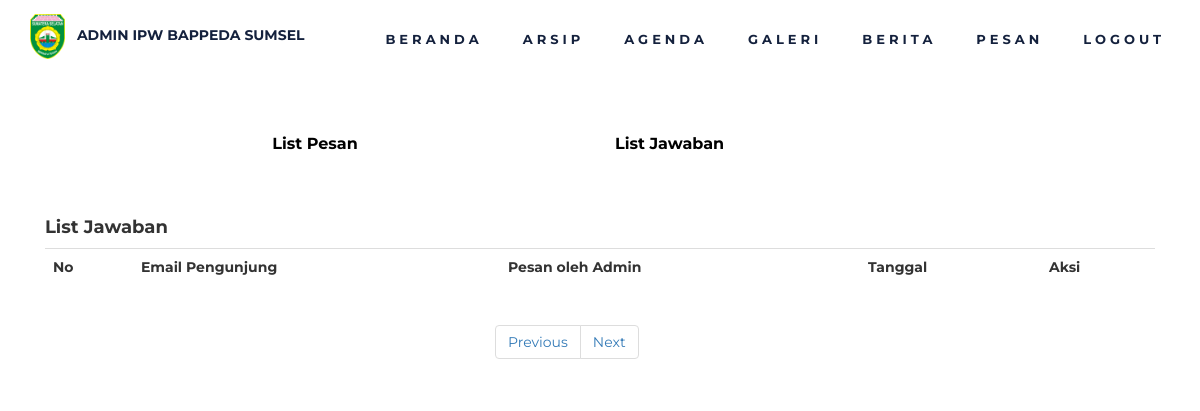
The page /admin/admin-list-answer.php on the database as committed earlier.
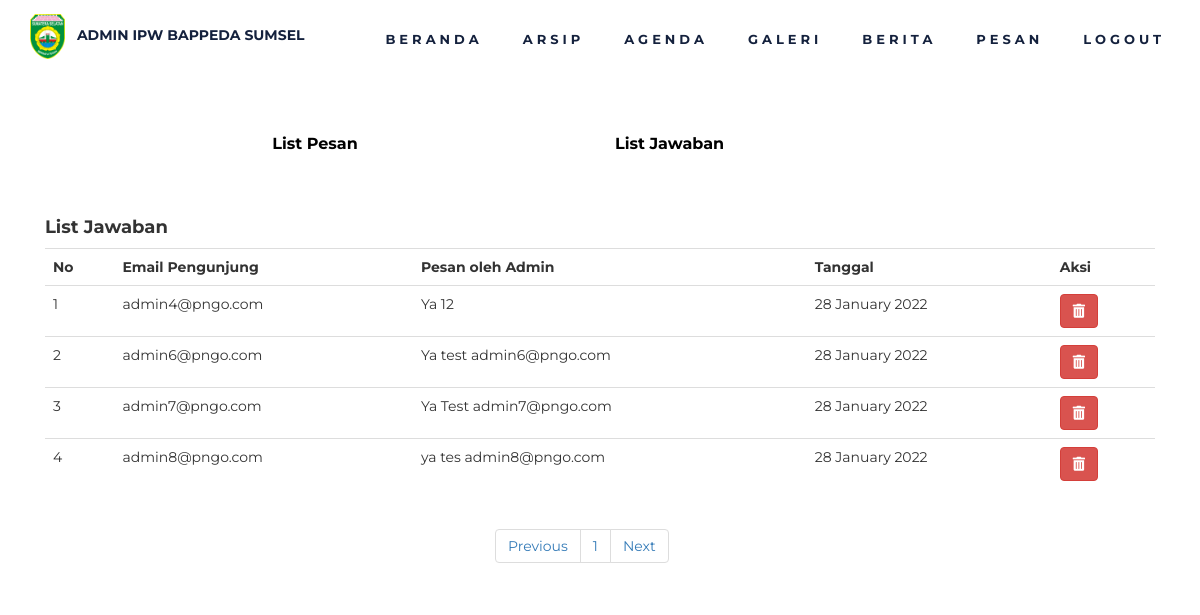
The same page on the database as committed later.
### tables this page shows
CREATE TABLE `jawabanadmin` (
  `id` int(5) NOT NULL,
  `email_pengunjung` varchar(65) NOT NULL,
  `pesan_jawaban` text NOT NULL,
  `tanggal_jawaban` datetime NOT NULL
);

### admin/admin-list-answer.php (the view, shortened to what this page needs)
<?php
include '../koneksi.php';
include 'header-admin.php';
?>
<section>
    <div class="container" style="margin-top:130px;">
        <div class="col-lg-6 col-md-6 o" style="text-align: center;">
            <p class=""><a href="admin-pesan.php" class="galeri" style="font-size: 16px; font-weight:bold; text-decoration: none; color:black;">List Pesan</a></hp>
        </div>
        <div class="col-lg-6 col-md-6 o">
            <p class=""><a href="admin-list-answer.php" class="galeri" style="font-size: 16px; font-weight:bold;  text-decoration: none; color:black;">List Jawaban</a></p>
        </div>
        <div class="container col-md-12 col-sm-12">
            <h4 style="margin-top: 50px;">List Jawaban</h4>
            <table class="table">
                <tr>
                    <th class="">No</th>
                    <th class="">Email Pengunjung</th>
                    <th class="">Pesan oleh Admin</th>
                    <th class="">Tanggal</th>
                    <th class="">Aksi</th>
                </tr>
                <?php
                $batas = 10;
                $halaman = isset($_GET['halaman']) ? (int)$_GET['halaman'] : 1;
                $halaman_awal = ($halaman > 1) ? ($halaman * $batas) - $batas : 0;
                $next = $halaman + 1;
                $data = mysqli_query($koneksi, "SELECT * FROM jawabanadmin");
                $jumlah_data = mysqli_num_rows($data);
                $total_halaman = ceil($jumlah_data / $batas);
                $data_jawaban = mysqli_query($koneksi, "SELECT * FROM jawabanadmin ORDER BY id ASC limit $halaman_awal, $batas");
                $nomor = $halaman_awal + 1;
                while ($r = mysqli_fetch_array($data_jawaban)) {
                    extract($r);
                ?>
                    <tr>
                        <td class=''><?= $nomor++ ?> </td>
                        <td class=''><?= $email_pengunjung ?></td>
                        <td class=''><?= $pesan_jawaban ?></td>
                        <td class=''><?= date("d F Y", strtotime($tanggal_jawaban)); ?></td>
                        <td class=''><a href='?mod=jawaban&act=hapus&id=<?= $id ?>' class='btn btn-danger'><i class="fas fa-trash-alt"></i></a></td>
                    </tr>
                <?php
                }
                ?>
            </table>
            <nav style="margin-left: 450px;">
                <ul class="pagination justify-content-center">
                    <li class="page-item">
                        <a class="page-link" <?php if ($halaman > 1) {
                                                    echo "href='?halaman=$Previous'";
                                                } ?>>Previous</a>
                    </li>
                    <?php
                    for ($x = 1; $x <= $total_halaman; $x++) {
                    ?>
                        <li class="page-item"><a class="page-link" href="?halaman=<?php echo $x ?>"><?php echo $x; ?></a></li>
                    <?php
                    }
                    ?>
                    <li class="page-item">
                        <a class="page-link" <?php if ($halaman < $total_halaman) {
                                                    echo "href='?halaman=$next'";
                                                } ?>>Next</a>
                    </li>
                </ul>
            </nav>
        </div>
    </div>
</section>
<br>

### admin/header-admin.php (shortened to what this page needs)
<!DOCTYPE html>
<html lang="en">
<head>
    <link rel="stylesheet" href="../css/bootstrap.min.css">
    <link rel="stylesheet" href="../css/animate.min.css">
    <link rel="stylesheet" href="../css/calendar.css">
    <link rel="stylesheet" href="../css/fontawesome/css/all.css">
    <link rel="stylesheet" href="../css/nivo-lightbox.css">
    <link rel="stylesheet" href="../css/nivo_themes/default/default.css">
    <link rel="stylesheet" href="../css/style.css">
    <link rel='stylesheet' href='https://cdn.jsdelivr.net/npm/sweetalert2@7.12.15/dist/sweetalert2.min.css'>
</head>
<body data-spy="scroll" data-target=".navbar-collapse" data-offset="50">
    <section class="navbar navbar-fixed-top custom-navbar" role="navigation">
        <div class="container">
            <div class="navbar-header">
                <a href="admin.php" class="navbar-bappeda">
                    <p style="font-size: 14px; font-weight: bold; font-family: 'Montserrat', sans-serif;">
                        <img src="../images/logo1.png" alt="" style="width: 35px;">
                        &nbsp; ADMIN IPW
                        BAPPEDA SUMSEL
                    </p>
                </a>
            </div>
            <div class="collapse navbar-collapse">
                <ul class="nav navbar-nav navbar-right">
                    <li><a href="admin.php" class="smoothScroll">BERANDA</a></li>
                    <li><a href="admin-arsip-ipw.php" class="smoothScroll">ARSIP</a></li>
                    <li><a href="admin-agenda-ipw.php" class="smoothScroll">AGENDA</a></li>
                    <li><a href="admin-galeri.php" class="smoothScroll">GALERI</a></li>
                    <li><a href="admin-berita-ipw.php" class="smoothScroll">BERITA</a></li>
                    <li><a href="admin-pesan.php" class="smoothScroll">PESAN</a></li>
                    <li><a href="?keluar=yes" class="smoothScroll">LOGOUT</a></li>
                </ul>
            </div>
        </div>
    </section>

### css/style.css (style rules this page uses)
body { background: #ffffff; font-family: "Montserrat", sans-serif; font-weight: 400; position: relative; }
html, body { width: 100%; overflow-x: hidden; }
h1, h2, h3, h4 { font-weight: bold; }
p { letter-spacing: 0px; line-height: 28px; }
.custom-navbar { background: #ffffff; margin-bottom: 0; }
.custom-navbar .navbar-bappeda { color: #14213d; text-decoration: none; }
.custom-navbar .nav li a { color: #14213d; font-size: 13px; font-weight: bold; letter-spacing: 4px; padding-right: 20px; padding-left: 20px; transition: all 0.3s ease-in-out; }
@media (min-width: 768px) { .custom-navbar { background: #ffffff; padding: 14px; border-bottom: 0; background: 0 0; } }

Rows that differ between the two databases and show on the page:
added jawabanadmin: email_pengunjung "admin4@pngo.com", pesan_jawaban "Ya 12", tanggal_jawaban "28 January 2022"
added jawabanadmin: email_pengunjung "admin6@pngo.com", pesan_jawaban "Ya test admin6@pngo.com", tanggal_jawaban "28 January 2022"
added jawabanadmin: email_pengunjung "admin7@pngo.com", pesan_jawaban "Ya Test admin7@pngo.com", tanggal_jawaban "28 January 2022"
added jawabanadmin: email_pengunjung "admin8@pngo.com", pesan_jawaban "ya tes admin8@pngo.com", tanggal_jawaban "28 January 2022"
Other text that changed with them:
new list line: "1"
